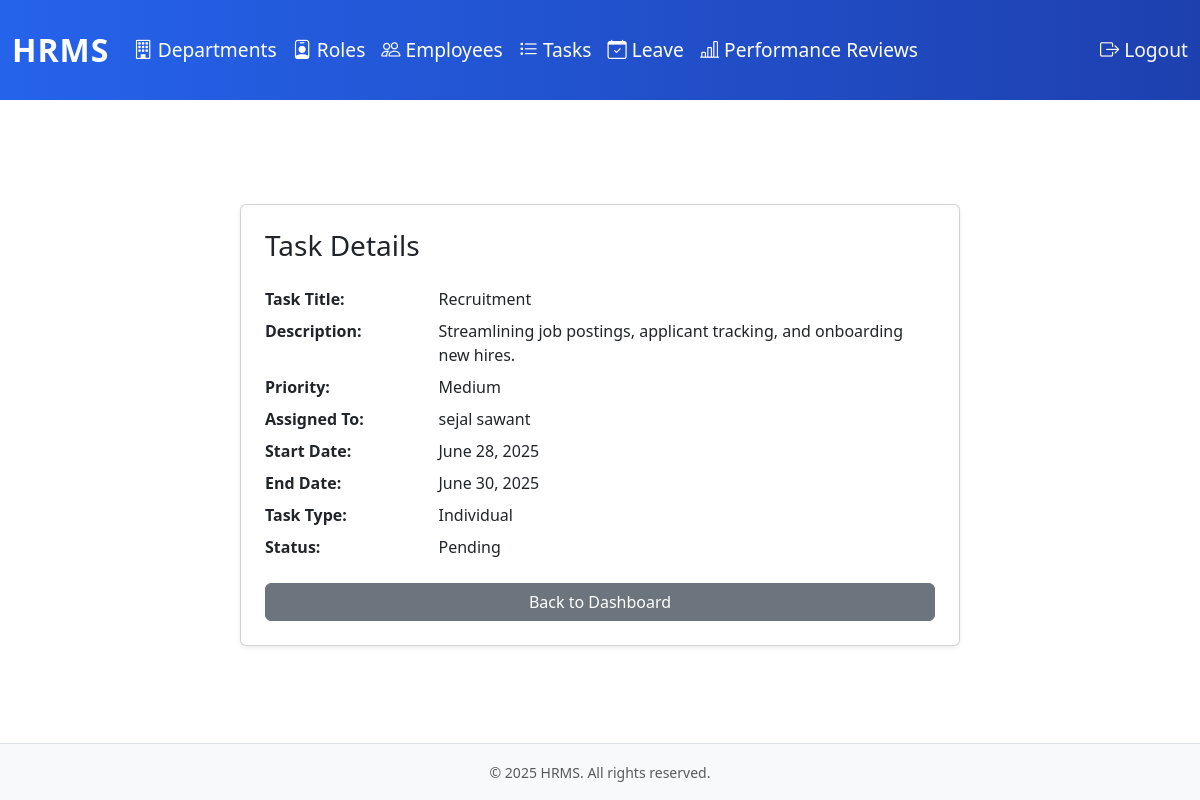
The app's page /tasks/1/ (signed in) with its own data.
### hrm_app/models.py (models this page shows, shortened)
class TaskAssignment(models.Model):
    assignment_id = models.AutoField(primary_key=True)
    task = models.ForeignKey(Task, on_delete=models.CASCADE, related_name='assignments')
    employee = models.ForeignKey(User, on_delete=models.CASCADE, related_name='task_assignments')
    assigned_by = models.ForeignKey(User, on_delete=models.SET_NULL, null=True, related_name='assigned_tasks')
    assigned_date = models.DateTimeField(default=timezone.now)
    status = models.CharField(max_length=20, choices=[('Pending', 'Pending'), ('In progress', 'In progress'), ('Completed', 'Completed')], default='Pending')
    completed_at = models.DateTimeField(null=True, blank=True)

class Task(models.Model):
    task_id = models.AutoField(primary_key=True)
    task_title = models.CharField(max_length=100)
    task_description = models.CharField(max_length=300)
    task_priority = models.CharField(max_length=20, choices=[('High', 'High'), ('Medium', 'Medium'), ('Low', 'Low')])
    start_date = models.DateField()
    end_date = models.DateField()
    task_type = models.CharField(max_length=50, choices=[('Individual', 'Individual'), ('Team', 'Team')])
    created_at = models.DateTimeField(default=timezone.now)
    updated_at = models.DateTimeField(auto_now=True)

class User(AbstractUser):
    first_name = models.CharField(max_length=100)
    last_name = models.CharField(max_length=100)
    username = models.CharField(max_length=100, unique=True)
    email = models.CharField(max_length=100, unique=True)
    mobile = models.CharField(max_length=100)
    dept = models.ForeignKey(Department, on_delete=models.SET_NULL, null=True, related_name='employees')
    role = models.ForeignKey(Role, on_delete=models.SET_NULL, null=True, related_name='employees')
    reporting_manager = models.ForeignKey('self', on_delete=models.SET_NULL, null=True, blank=True, related_name='subordinates')
    date_of_joining = models.DateField(null=True, blank=True)
    created_at = models.DateTimeField(default=timezone.now)
    updated_at = models.DateTimeField(auto_now=True)
    status = models.BooleanField(default=True)  # True = Active, False = Inactive (soft delete)
    is_employee = models.BooleanField(default=False)  # To distinguish between admin and employee
    email_verified = models.BooleanField(default=False)  # For email verification
    otp = models.CharField(max_length=6, null=True, blank=True)  # For OTP verification
    otp_created_at = models.DateTimeField(null=True, blank=True)  # OTP expiry tracking

### hrm_app/views.py (the view)
# urls.py: path('tasks/<int:pk>/', views.task_detail, name='task_detail'),
@login_required
def task_detail(request, pk):
    assignment = get_object_or_404(TaskAssignment, pk=pk)
    return render(request, 'hrm_app/task_detail.html', {'assignment': assignment})

### hrm_app/templates/hrm_app/task_detail.html
{% extends 'hrm_app/base.html' %}
{% block content %}
<div class="container py-4">
    <div class="row justify-content-center">
        <div class="col-md-8">
            <div class="card shadow-sm p-4">
                <h3 class="mb-4">Task Details</h3>
                <dl class="row">
                    <dt class="col-sm-3">Task Title:</dt>
                    <dd class="col-sm-9">{{ assignment.task.task_title }}</dd>
                    <dt class="col-sm-3">Description:</dt>
                    <dd class="col-sm-9">{{ assignment.task.task_description }}</dd>
                    <dt class="col-sm-3">Priority:</dt>
                    <dd class="col-sm-9">{{ assignment.task.task_priority }}</dd>
                    <dt class="col-sm-3">Assigned To:</dt>
                    <dd class="col-sm-9">{{ assignment.employee.first_name }} {{ assignment.employee.last_name }}</dd>
                    <dt class="col-sm-3">Start Date:</dt>
                    <dd class="col-sm-9">{{ assignment.task.start_date }}</dd>
                    <dt class="col-sm-3">End Date:</dt>
                    <dd class="col-sm-9">{{ assignment.task.end_date }}</dd>
                    <dt class="col-sm-3">Task Type:</dt>
                    <dd class="col-sm-9">{{ assignment.task.task_type }}</dd>
                    <dt class="col-sm-3">Status:</dt>
                    <dd class="col-sm-9">{{ assignment.status }}</dd>
                </dl>
                <a href="{% url 'task_dashboard' %}" class="btn btn-secondary">Back to Dashboard</a>
            </div>
        </div>
    </div>
</div>
{% endblock %}

### hrm_app/templates/hrm_app/base.html (style rules this page uses)
html, body { height: 100%; }
body { display: flex; flex-direction: column; min-height: 100vh; }

### records on screen
TaskAssignment: task.task_title "Recruitment", task.task_description "Streamlining job postings, applicant tracking, and onboarding new hires.", task.task_priority "Medium", employee.first_name "sejal", employee.last_name "sawant", task.start_date "June 28, 2025", task.end_date "June 30, 2025", task.task_type "Individual", status "Pending"
